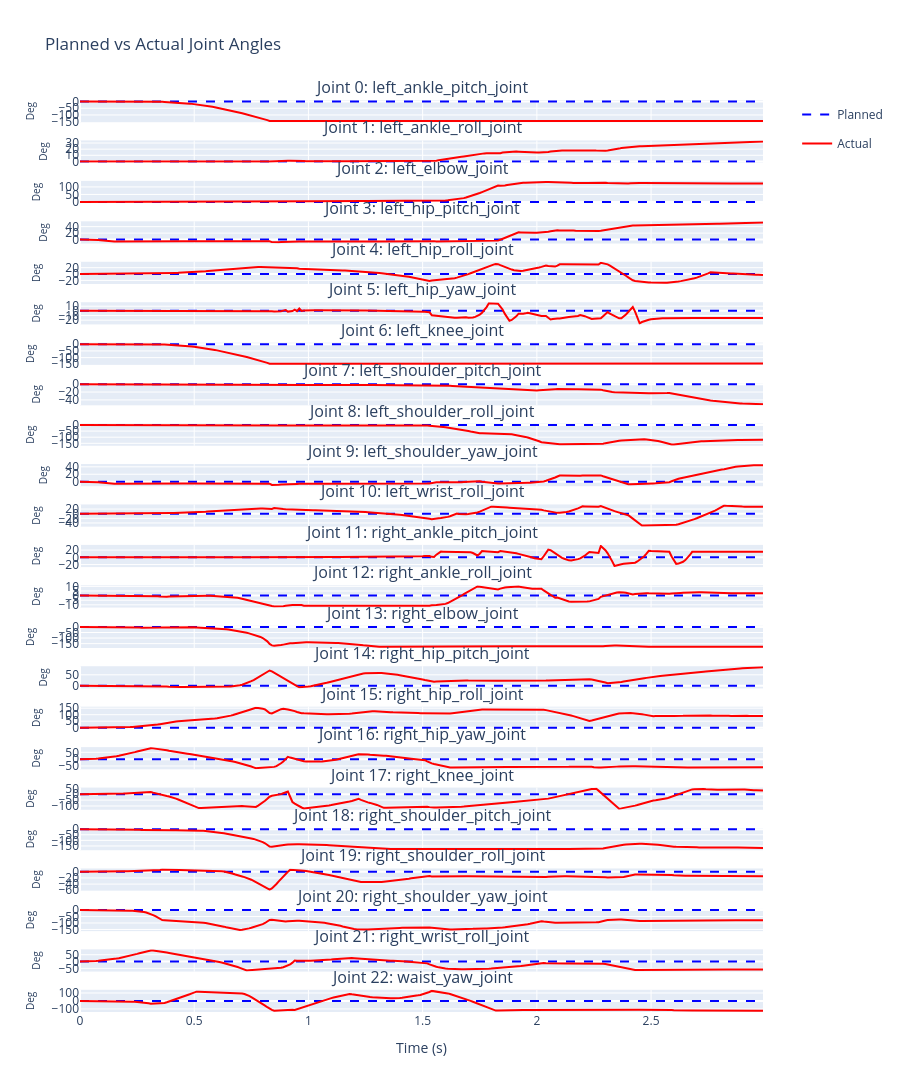

Notebook code cell kept with this figure:
### Markdown cell above
## 12. Planned vs Actual Joint Angles

### Code cell
# Create figure comparing planned vs actual joint angles
fig = make_subplots(
    rows=num_joints, cols=1,
    subplot_titles=[f"Joint {i}: {joint_names[i]}" for i in range(num_joints)],
    vertical_spacing=0.02,
    shared_xaxes=True
)

# Add traces for each joint
for j in range(num_joints):
    # Planned angles
    fig.add_trace(
        go.Scatter(
            x=time,
            y=np.rad2deg(tracking_data['planned_joint_angles'][j]),
            mode='lines',
            name='Planned',
            line=dict(width=2, color='blue', dash='dash'),
            legendgroup='planned',
            showlegend=(j==0)
        ),
        row=j+1, col=1
    )
    
    # Actual angles
    fig.add_trace(
        go.Scatter(
            x=time,
            y=np.rad2deg(tracking_data['actual_joint_angles'][j]),
            mode='lines',
            name='Actual',
            line=dict(width=2, color='red'),
            legendgroup='actual',
            showlegend=(j==0)
        ),
        row=j+1, col=1
    )
    
    # Update y-axis
    fig.update_yaxes(title_text="Deg", row=j+1, col=1, title_font=dict(size=10))

# Update layout
fig.update_xaxes(title_text="Time (s)", row=num_joints, col=1)
fig.update_layout(
    height=300*num_joints,
    title_text="Planned vs Actual Joint Angles",
    showlegend=True,
    legend=dict(x=1.05, y=1, xanchor='left', yanchor='top')
)

fig.show()

### Figure 1 — Plotly figure (JSON) as saved in the notebook; plotly's stock layout.template omitted (floating-point values rounded to 4 significant figures; data arrays with more than 128 entries replaced by an {"elided": "..."} marker saying what was removed)
{"data": [{"legendgroup": "planned", "line": {"color": "blue", "dash": "dash", "width": 2}, "mode": "lines", "name": "Planned", "showlegend": true, "type": "scatter", "x": {"elided": "300 float values"}, "xaxis": "x", "y": {"elided": "300 float values"}, "yaxis": "y"}, {"legendgroup": "actual", "line": {"color": "red", "width": 2}, "mode": "lines", "name": "Actual", "showlegend": true, "type": "scatter", "x": {"elided": "300 float values"}, "xaxis": "x", "y": {"elided": "300 float values"}, "yaxis": "y"}, {"legendgroup": "planned", "line": {"color": "blue", "dash": "dash", "width": 2}, "mode": "lines", "name": "Planned", "showlegend": false, "type": "scatter", "x": {"elided": "300 float values"}, "xaxis": "x2", "y": {"elided": "300 float values"}, "yaxis": "y2"}, {"legendgroup": "actual", "line": {"color": "red", "width": 2}, "mode": "lines", "name": "Actual", "showlegend": false, "type": "scatter", "x": {"elided": "300 float values"}, "xaxis": "x2", "y": {"elided": "300 float values"}, "yaxis": "y2"}, {"legendgroup": "planned", "line": {"color": "blue", "dash": "dash", "width": 2}, "mode": "lines", "name": "Planned", "showlegend": false, "type": "scatter", "x": {"elided": "300 float values"}, "xaxis": "x3", "y": {"elided": "300 float values"}, "yaxis": "y3"}, {"legendgroup": "actual", "line": {"color": "red", "width": 2}, "mode": "lines", "name": "Actual", "showlegend": false, "type": "scatter", "x": {"elided": "300 float values"}, "xaxis": "x3", "y": {"elided": "300 float values"}, "yaxis": "y3"}, {"legendgroup": "planned", "line": {"color": "blue", "dash": "dash", "width": 2}, "mode": "lines", "name": "Planned", "showlegend": false, "type": "scatter", "x": {"elided": "300 float values"}, "xaxis": "x4", "y": {"elided": "300 float values"}, "yaxis": "y4"}, {"legendgroup": "actual", "line": {"color": "red", "width": 2}, "mode": "lines", "name": "Actual", "showlegend": false, "type": "scatter", "x": {"elided": "300 float values"}, "xaxis": "x4", "y": {"elided": "300 float values"}, "yaxis": "y4"}, {"legendgroup": "planned", "line": {"color": "blue", "dash": "dash", "width": 2}, "mode": "lines", "name": "Planned", "showlegend": false, "type": "scatter", "x": {"elided": "300 float values"}, "xaxis": "x5", "y": {"elided": "300 float values"}, "yaxis": "y5"}, {"legendgroup": "actual", "line": {"color": "red", "width": 2}, "mode": "lines", "name": "Actual", "showlegend": false, "type": "scatter", "x": {"elided": "300 float values"}, "xaxis": "x5", "y": {"elided": "300 float values"}, "yaxis": "y5"}, {"legendgroup": "planned", "line": {"color": "blue", "dash": "dash", "width": 2}, "mode": "lines", "name": "Planned", "showlegend": false, "type": "scatter", "x": {"elided": "300 float values"}, "xaxis": "x6", "y": {"elided": "300 float values"}, "yaxis": "y6"}, {"legendgroup": "actual", "line": {"color": "red", "width": 2}, "mode": "lines", "name": "Actual", "showlegend": false, "type": "scatter", "x": {"elided": "300 float values"}, "xaxis": "x6", "y": {"elided": "300 float values"}, "yaxis": "y6"}, {"legendgroup": "planned", "line": {"color": "blue", "dash": "dash", "width": 2}, "mode": "lines", "name": "Planned", "showlegend": false, "type": "scatter", "x": {"elided": "300 float values"}, "xaxis": "x7", "y": {"elided": "300 float values"}, "yaxis": "y7"}, {"legendgroup": "actual", "line": {"color": "red", "width": 2}, "mode": "lines", "name": "Actual", "showlegend": false, "type": "scatter", "x": {"elided": "300 float values"}, "xaxis": "x7", "y": {"elided": "300 float values"}, "yaxis": "y7"}, {"legendgroup": "planned", "line": {"color": "blue", "dash": "dash", "width": 2}, "mode": "lines", "name": "Planned", "showlegend": false, "type": "scatter", "x": {"elided": "300 float values"}, "xaxis": "x8", "y": {"elided": "300 float values"}, "yaxis": "y8"}, {"legendgroup": "actual", "line": {"color": "red", "width": 2}, "mode": "lines", "name": "Actual", "showlegend": false, "type": "scatter", "x": {"elided": "300 float values"}, "xaxis": "x8", "y": {"elided": "300 float values"}, "yaxis": "y8"}, {"legendgroup": "planned", "line": {"color": "blue", "dash": "dash", "width": 2}, "mode": "lines", "name": "Planned", "showlegend": false, "type": "scatter", "x": {"elided": "300 float values"}, "xaxis": "x9", "y": {"elided": "300 float values"}, "yaxis": "y9"}, {"legendgroup": "actual", "line": {"color": "red", "width": 2}, "mode": "lines", "name": "Actual", "showlegend": false, "type": "scatter", "x": {"elided": "300 float values"}, "xaxis": "x9", "y": {"elided": "300 float values"}, "yaxis": "y9"}, {"legendgroup": "planned", "line": {"color": "blue", "dash": "dash", "width": 2}, "mode": "lines", "name": "Planned", "showlegend": false, "type": "scatter", "x": {"elided": "300 float values"}, "xaxis": "x10", "y": {"elided": "300 float values"}, "yaxis": "y10"}, {"legendgroup": "actual", "line": {"color": "red", "width": 2}, "mode": "lines", "name": "Actual", "showlegend": false, "type": "scatter", "x": {"elided": "300 float values"}, "xaxis": "x10", "y": {"elided": "300 float values"}, "yaxis": "y10"}, {"legendgroup": "planned", "line": {"color": "blue", "dash": "dash", "width": 2}, "mode": "lines", "name": "Planned", "showlegend": false, "type": "scatter", "x": {"elided": "300 float values"}, "xaxis": "x11", "y": {"elided": "300 float values"}, "yaxis": "y11"}, {"legendgroup": "actual", "line": {"color": "red", "width": 2}, "mode": "lines", "name": "Actual", "showlegend": false, "type": "scatter", "x": {"elided": "300 float values"}, "xaxis": "x11", "y": {"elided": "300 float values"}, "yaxis": "y11"}, {"legendgroup": "planned", "line": {"color": "blue", "dash": "dash", "width": 2}, "mode": "lines", "name": "Planned", "showlegend": false, "type": "scatter", "x": {"elided": "300 float values"}, "xaxis": "x12", "y": {"elided": "300 float values"}, "yaxis": "y12"}, {"legendgroup": "actual", "line": {"color": "red", "width": 2}, "mode": "lines", "name": "Actual", "showlegend": false, "type": "scatter", "x": {"elided": "300 float values"}, "xaxis": "x12", "y": {"elided": "300 float values"}, "yaxis": "y12"}, {"legendgroup": "planned", "line": {"color": "blue", "dash": "dash", "width": 2}, "mode": "lines", "name": "Planned", "showlegend": false, "type": "scatter", "x": {"elided": "300 float values"}, "xaxis": "x13", "y": {"elided": "300 float values"}, "yaxis": "y13"}, {"legendgroup": "actual", "line": {"color": "red", "width": 2}, "mode": "lines", "name": "Actual", "showlegend": false, "type": "scatter", "x": {"elided": "300 float values"}, "xaxis": "x13", "y": {"elided": "300 float values"}, "yaxis": "y13"}, {"legendgroup": "planned", "line": {"color": "blue", "dash": "dash", "width": 2}, "mode": "lines", "name": "Planned", "showlegend": false, "type": "scatter", "x": {"elided": "300 float values"}, "xaxis": "x14", "y": {"elided": "300 float values"}, "yaxis": "y14"}, {"legendgroup": "actual", "line": {"color": "red", "width": 2}, "mode": "lines", "name": "Actual", "showlegend": false, "type": "scatter", "x": {"elided": "300 float values"}, "xaxis": "x14", "y": {"elided": "300 float values"}, "yaxis": "y14"}, {"legendgroup": "planned", "line": {"color": "blue", "dash": "dash", "width": 2}, "mode": "lines", "name": "Planned", "showlegend": false, "type": "scatter", "x": {"elided": "300 float values"}, "xaxis": "x15", "y": {"elided": "300 float values"}, "yaxis": "y15"}, {"legendgroup": "actual", "line": {"color": "red", "width": 2}, "mode": "lines", "name": "Actual", "showlegend": false, "type": "scatter", "x": {"elided": "300 float values"}, "xaxis": "x15", "y": {"elided": "300 float values"}, "yaxis": "y15"}, {"legendgroup": "planned", "line": {"color": "blue", "dash": "dash", "width": 2}, "mode": "lines", "name": "Planned", "showlegend": false, "type": "scatter", "x": {"elided": "300 float values"}, "xaxis": "x16", "y": {"elided": "300 float values"}, "yaxis": "y16"}, {"legendgroup": "actual", "line": {"color": "red", "width": 2}, "mode": "lines", "name": "Actual", "showlegend": false, "type": "scatter", "x": {"elided": "300 float values"}, "xaxis": "x16", "y": {"elided": "300 float values"}, "yaxis": "y16"}, {"legendgroup": "planned", "line": {"color": "blue", "dash": "dash", "width": 2}, "mode": "lines", "name": "Planned", "showlegend": false, "type": "scatter", "x": {"elided": "300 float values"}, "xaxis": "x17", "y": {"elided": "300 float values"}, "yaxis": "y17"}, {"legendgroup": "actual", "line": {"color": "red", "width": 2}, "mode": "lines", "name": "Actual", "showlegend": false, "type": "scatter", "x": {"elided": "300 float values"}, "xaxis": "x17", "y": {"elided": "300 float values"}, "yaxis": "y17"}, {"legendgroup": "planned", "line": {"color": "blue", "dash": "dash", "width": 2}, "mode": "lines", "name": "Planned", "showlegend": false, "type": "scatter", "x": {"elided": "300 float values"}, "xaxis": "x18", "y": {"elided": "300 float values"}, "yaxis": "y18"}, {"legendgroup": "actual", "line": {"color": "red", "width": 2}, "mode": "lines", "name": "Actual", "showlegend": false, "type": "scatter", "x": {"elided": "300 float values"}, "xaxis": "x18", "y": {"elided": "300 float values"}, "yaxis": "y18"}, {"legendgroup": "planned", "line": {"color": "blue", "dash": "dash", "width": 2}, "mode": "lines", "name": "Planned", "showlegend": false, "type": "scatter", "x": {"elided": "300 float values"}, "xaxis": "x19", "y": {"elided": "300 float values"}, "yaxis": "y19"}, {"legendgroup": "actual", "line": {"color": "red", "width": 2}, "mode": "lines", "name": "Actual", "showlegend": false, "type": "scatter", "x": {"elided": "300 float values"}, "xaxis": "x19", "y": {"elided": "300 float values"}, "yaxis": "y19"}, {"legendgroup": "planned", "line": {"color": "blue", "dash": "dash", "width": 2}, "mode": "lines", "name": "Planned", "showlegend": false, "type": "scatter", "x": {"elided": "300 float values"}, "xaxis": "x20", "y": {"elided": "300 float values"}, "yaxis": "y20"}, {"legendgroup": "actual", "line": {"color": "red", "width": 2}, "mode": "lines", "name": "Actual", "showlegend": false, "type": "scatter", "x": {"elided": "300 float values"}, "xaxis": "x20", "y": {"elided": "300 float values"}, "yaxis": "y20"}, {"legendgroup": "planned", "line": {"color": "blue", "dash": "dash", "width": 2}, "mode": "lines", "name": "Planned", "showlegend": false, "type": "scatter", "x": {"elided": "300 float values"}, "xaxis": "x21", "y": {"elided": "300 float values"}, "yaxis": "y21"}, {"legendgroup": "actual", "line": {"color": "red", "width": 2}, "mode": "lines", "name": "Actual", "showlegend": false, "type": "scatter", "x": {"elided": "300 float values"}, "xaxis": "x21", "y": {"elided": "300 float values"}, "yaxis": "y21"}, {"legendgroup": "planned", "line": {"color": "blue", "dash": "dash", "width": 2}, "mode": "lines", "name": "Planned", "showlegend": false, "type": "scatter", "x": {"elided": "300 float values"}, "xaxis": "x22", "y": {"elided": "300 float values"}, "yaxis": "y22"}, {"legendgroup": "actual", "line": {"color": "red", "width": 2}, "mode": "lines", "name": "Actual", "showlegend": false, "type": "scatter", "x": {"elided": "300 float values"}, "xaxis": "x22", "y": {"elided": "300 float values"}, "yaxis": "y22"}, {"legendgroup": "planned", "line": {"color": "blue", "dash": "dash", "width": 2}, "mode": "lines", "name": "Planned", "showlegend": false, "type": "scatter", "x": {"elided": "300 float values"}, "xaxis": "x23", "y": {"elided": "300 float values"}, "yaxis": "y23"}, {"legendgroup": "actual", "line": {"color": "red", "width": 2}, "mode": "lines", "name": "Actual", "showlegend": false, "type": "scatter", "x": {"elided": "300 float values"}, "xaxis": "x23", "y": {"elided": "300 float values"}, "yaxis": "y23"}], "layout": {"annotations": [{"font": {"size": 16}, "showarrow": false, "text": "Joint 0: left_ankle_pitch_joint", "x": 0.5, "xanchor": "center", "xref": "paper", "y": 1, "yanchor": "bottom", "yref": "paper"}, {"font": {"size": 16}, "showarrow": false, "text": "Joint 1: left_ankle_roll_joint", "x": 0.5, "xanchor": "center", "xref": "paper", "y": 0.9557, "yanchor": "bottom", "yref": "paper"}, {"font": {"size": 16}, "showarrow": false, "text": "Joint 2: left_elbow_joint", "x": 0.5, "xanchor": "center", "xref": "paper", "y": 0.9113, "yanchor": "bottom", "yref": "paper"}, {"font": {"size": 16}, "showarrow": false, "text": "Joint 3: left_hip_pitch_joint", "x": 0.5, "xanchor": "center", "xref": "paper", "y": 0.867, "yanchor": "bottom", "yref": "paper"}, {"font": {"size": 16}, "showarrow": false, "text": "Joint 4: left_hip_roll_joint", "x": 0.5, "xanchor": "center", "xref": "paper", "y": 0.8226, "yanchor": "bottom", "yref": "paper"}, {"font": {"size": 16}, "showarrow": false, "text": "Joint 5: left_hip_yaw_joint", "x": 0.5, "xanchor": "center", "xref": "paper", "y": 0.7783, "yanchor": "bottom", "yref": "paper"}, {"font": {"size": 16}, "showarrow": false, "text": "Joint 6: left_knee_joint", "x": 0.5, "xanchor": "center", "xref": "paper", "y": 0.7339, "yanchor": "bottom", "yref": "paper"}, {"font": {"size": 16}, "showarrow": false, "text": "Joint 7: left_shoulder_pitch_joint", "x": 0.5, "xanchor": "center", "xref": "paper", "y": 0.6896, "yanchor": "bottom", "yref": "paper"}, {"font": {"size": 16}, "showarrow": false, "text": "Joint 8: left_shoulder_roll_joint", "x": 0.5, "xanchor": "center", "xref": "paper", "y": 0.6452, "yanchor": "bottom", "yref": "paper"}, {"font": {"size": 16}, "showarrow": false, "text": "Joint 9: left_shoulder_yaw_joint", "x": 0.5, "xanchor": "center", "xref": "paper", "y": 0.6009, "yanchor": "bottom", "yref": "paper"}, {"font": {"size": 16}, "showarrow": false, "text": "Joint 10: left_wrist_roll_joint", "x": 0.5, "xanchor": "center", "xref": "paper", "y": 0.5565, "yanchor": "bottom", "yref": "paper"}, {"font": {"size": 16}, "showarrow": false, "text": "Joint 11: right_ankle_pitch_joint", "x": 0.5, "xanchor": "center", "xref": "paper", "y": 0.5122, "yanchor": "bottom", "yref": "paper"}, {"font": {"size": 16}, "showarrow": false, "text": "Joint 12: right_ankle_roll_joint", "x": 0.5, "xanchor": "center", "xref": "paper", "y": 0.4678, "yanchor": "bottom", "yref": "paper"}, {"font": {"size": 16}, "showarrow": false, "text": "Joint 13: right_elbow_joint", "x": 0.5, "xanchor": "center", "xref": "paper", "y": 0.4235, "yanchor": "bottom", "yref": "paper"}, {"font": {"size": 16}, "showarrow": false, "text": "Joint 14: right_hip_pitch_joint", "x": 0.5, "xanchor": "center", "xref": "paper", "y": 0.3791, "yanchor": "bottom", "yref": "paper"}, {"font": {"size": 16}, "showarrow": false, "text": "Joint 15: right_hip_roll_joint", "x": 0.5, "xanchor": "center", "xref": "paper", "y": 0.3348, "yanchor": "bottom", "yref": "paper"}, {"font": {"size": 16}, "showarrow": false, "text": "Joint 16: right_hip_yaw_joint", "x": 0.5, "xanchor": "center", "xref": "paper", "y": 0.2904, "yanchor": "bottom", "yref": "paper"}, {"font": {"size": 16}, "showarrow": false, "text": "Joint 17: right_knee_joint", "x": 0.5, "xanchor": "center", "xref": "paper", "y": 0.2461, "yanchor": "bottom", "yref": "paper"}, {"font": {"size": 16}, "showarrow": false, "text": "Joint 18: right_shoulder_pitch_joint", "x": 0.5, "xanchor": "center", "xref": "paper", "y": 0.2017, "yanchor": "bottom", "yref": "paper"}, {"font": {"size": 16}, "showarrow": false, "text": "Joint 19: right_shoulder_roll_joint", "x": 0.5, "xanchor": "center", "xref": "paper", "y": 0.1574, "yanchor": "bottom", "yref": "paper"}, {"font": {"size": 16}, "showarrow": false, "text": "Joint 20: right_shoulder_yaw_joint", "x": 0.5, "xanchor": "center", "xref": "paper", "y": 0.113, "yanchor": "bottom", "yref": "paper"}, {"font": {"size": 16}, "showarrow": false, "text": "Joint 21: right_wrist_roll_joint", "x": 0.5, "xanchor": "center", "xref": "paper", "y": 0.0687, "yanchor": "bottom", "yref": "paper"}, {"font": {"size": 16}, "showarrow": false, "text": "Joint 22: waist_yaw_joint", "x": 0.5, "xanchor": "center", "xref": "paper", "y": 0.02435, "yanchor": "bottom", "yref": "paper"}], "height": 6900, "legend": {"x": 1.05, "xanchor": "left", "y": 1, "yanchor": "top"}, "showlegend": true, "title": {"text": "Planned vs Actual Joint Angles"}, "xaxis": {"anchor": "y", "domain": [0, 1], "matches": "x23", "showticklabels": false}, "xaxis10": {"anchor": "y10", "domain": [0, 1], "matches": "x23", "showticklabels": false}, "xaxis11": {"anchor": "y11", "domain": [0, 1], "matches": "x23", "showticklabels": false}, "xaxis12": {"anchor": "y12", "domain": [0, 1], "matches": "x23", "showticklabels": false}, "xaxis13": {"anchor": "y13", "domain": [0, 1], "matches": "x23", "showticklabels": false}, "xaxis14": {"anchor": "y14", "domain": [0, 1], "matches": "x23", "showticklabels": false}, "xaxis15": {"anchor": "y15", "domain": [0, 1], "matches": "x23", "showticklabels": false}, "xaxis16": {"anchor": "y16", "domain": [0, 1], "matches": "x23", "showticklabels": false}, "xaxis17": {"anchor": "y17", "domain": [0, 1], "matches": "x23", "showticklabels": false}, "xaxis18": {"anchor": "y18", "domain": [0, 1], "matches": "x23", "showticklabels": false}, "xaxis19": {"anchor": "y19", "domain": [0, 1], "matches": "x23", "showticklabels": false}, "xaxis2": {"anchor": "y2", "domain": [0, 1], "matches": "x23", "showticklabels": false}, "xaxis20": {"anchor": "y20", "domain": [0, 1], "matches": "x23", "showticklabels": false}, "xaxis21": {"anchor": "y21", "domain": [0, 1], "matches": "x23", "showticklabels": false}, "xaxis22": {"anchor": "y22", "domain": [0, 1], "matches": "x23", "showticklabels": false}, "xaxis23": {"anchor": "y23", "domain": [0, 1], "title": {"text": "Time (s)"}}, "xaxis3": {"anchor": "y3", "domain": [0, 1], "matches": "x23", "showticklabels": false}, "xaxis4": {"anchor": "y4", "domain": [0, 1], "matches": "x23", "showticklabels": false}, "xaxis5": {"anchor": "y5", "domain": [0, 1], "matches": "x23", "showticklabels": false}, "xaxis6": {"anchor": "y6", "domain": [0, 1], "matches": "x23", "showticklabels": false}, "xaxis7": {"anchor": "y7", "domain": [0, 1], "matches": "x23", "showticklabels": false}, "xaxis8": {"anchor": "y8", "domain": [0, 1], "matches": "x23", "showticklabels": false}, "xaxis9": {"anchor": "y9", "domain": [0, 1], "matches": "x23", "showticklabels": false}, "yaxis": {"anchor": "x", "domain": [0.9757, 1], "title": {"font": {"size": 10}, "text": "Deg"}}, "yaxis10": {"anchor": "x10", "domain": [0.5765, 0.6009], "title": {"font": {"size": 10}, "text": "Deg"}}, "yaxis11": {"anchor": "x11", "domain": [0.5322, 0.5565], "title": {"font": {"size": 10}, "text": "Deg"}}, "yaxis12": {"anchor": "x12", "domain": [0.4878, 0.5122], "title": {"font": {"size": 10}, "text": "Deg"}}, "yaxis13": {"anchor": "x13", "domain": [0.4435, 0.4678], "title": {"font": {"size": 10}, "text": "Deg"}}, "yaxis14": {"anchor": "x14", "domain": [0.3991, 0.4235], "title": {"font": {"size": 10}, "text": "Deg"}}, "yaxis15": {"anchor": "x15", "domain": [0.3548, 0.3791], "title": {"font": {"size": 10}, "text": "Deg"}}, "yaxis16": {"anchor": "x16", "domain": [0.3104, 0.3348], "title": {"font": {"size": 10}, "text": "Deg"}}, "yaxis17": {"anchor": "x17", "domain": [0.2661, 0.2904], "title": {"font": {"size": 10}, "text": "Deg"}}, "yaxis18": {"anchor": "x18", "domain": [0.2217, 0.2461], "title": {"font": {"size": 10}, "text": "Deg"}}, "yaxis19": {"anchor": "x19", "domain": [0.1774, 0.2017], "title": {"font": {"size": 10}, "text": "Deg"}}, "yaxis2": {"anchor": "x2", "domain": [0.9313, 0.9557], "title": {"font": {"size": 10}, "text": "Deg"}}, "yaxis20": {"anchor": "x20", "domain": [0.133, 0.1574], "title": {"font": {"size": 10}, "text": "Deg"}}, "yaxis21": {"anchor": "x21", "domain": [0.0887, 0.113], "title": {"font": {"size": 10}, "text": "Deg"}}, "yaxis22": {"anchor": "x22", "domain": [0.04435, 0.0687], "title": {"font": {"size": 10}, "text": "Deg"}}, "yaxis23": {"anchor": "x23", "domain": [0, 0.02435], "title": {"font": {"size": 10}, "text": "Deg"}}, "yaxis3": {"anchor": "x3", "domain": [0.887, 0.9113], "title": {"font": {"size": 10}, "text": "Deg"}}, "yaxis4": {"anchor": "x4", "domain": [0.8426, 0.867], "title": {"font": {"size": 10}, "text": "Deg"}}, "yaxis5": {"anchor": "x5", "domain": [0.7983, 0.8226], "title": {"font": {"size": 10}, "text": "Deg"}}, "yaxis6": {"anchor": "x6", "domain": [0.7539, 0.7783], "title": {"font": {"size": 10}, "text": "Deg"}}, "yaxis7": {"anchor": "x7", "domain": [0.7096, 0.7339], "title": {"font": {"size": 10}, "text": "Deg"}}, "yaxis8": {"anchor": "x8", "domain": [0.6652, 0.6896], "title": {"font": {"size": 10}, "text": "Deg"}}, "yaxis9": {"anchor": "x9", "domain": [0.6209, 0.6452], "title": {"font": {"size": 10}, "text": "Deg"}}}}
